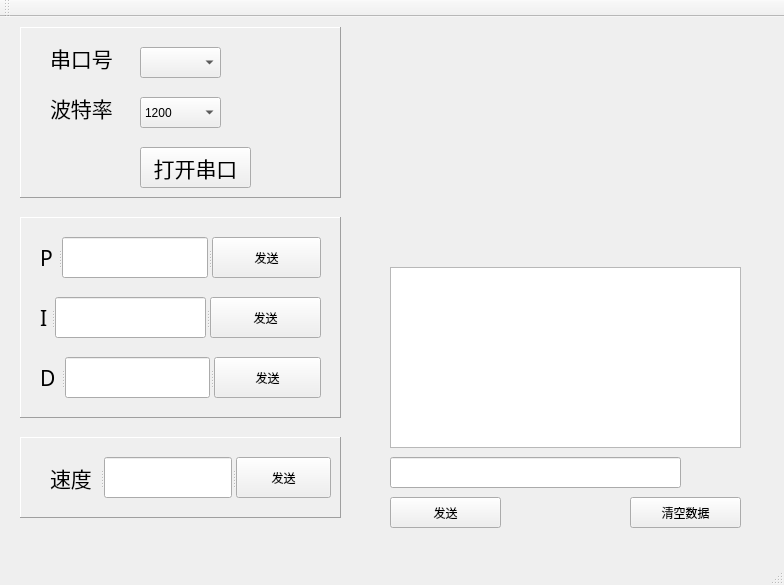
<?xml version="1.0" encoding="UTF-8"?>
<ui version="4.0">
 <class>MainWindow</class>
 <widget class="QMainWindow" name="MainWindow">
  <property name="geometry">
   <rect>
    <x>0</x>
    <y>0</y>
    <width>784</width>
    <height>585</height>
   </rect>
  </property>
  <property name="windowTitle">
   <string>MainWindow</string>
  </property>
  <widget class="QWidget" name="centralWidget">
   <widget class="QTextBrowser" name="dataShowTB">
    <property name="geometry">
     <rect>
      <x>390</x>
      <y>250</y>
      <width>351</width>
      <height>181</height>
     </rect>
    </property>
    <property name="cursor" stdset="0">
     <cursorShape>UpArrowCursor</cursorShape>
    </property>
   </widget>
   <widget class="QPushButton" name="clearBtn">
    <property name="geometry">
     <rect>
      <x>630</x>
      <y>480</y>
      <width>111</width>
      <height>31</height>
     </rect>
    </property>
    <property name="text">
     <string>清空数据</string>
    </property>
   </widget>
   <widget class="QLineEdit" name="sendLineEdit">
    <property name="geometry">
     <rect>
      <x>390</x>
      <y>440</y>
      <width>291</width>
      <height>31</height>
     </rect>
    </property>
   </widget>
   <widget class="QPushButton" name="sendBtn">
    <property name="geometry">
     <rect>
      <x>390</x>
      <y>480</y>
      <width>111</width>
      <height>31</height>
     </rect>
    </property>
    <property name="text">
     <string>发送</string>
    </property>
   </widget>
   <widget class="QFrame" name="frame">
    <property name="geometry">
     <rect>
      <x>20</x>
      <y>200</y>
      <width>321</width>
      <height>201</height>
     </rect>
    </property>
    <property name="frameShape">
     <enum>QFrame::Panel</enum>
    </property>
    <property name="frameShadow">
     <enum>QFrame::Raised</enum>
    </property>
    <widget class="QSplitter" name="splitter_2">
     <property name="geometry">
      <rect>
       <x>20</x>
       <y>80</y>
       <width>281</width>
       <height>41</height>
      </rect>
     </property>
     <property name="orientation">
      <enum>Qt::Horizontal</enum>
     </property>
     <widget class="QLabel" name="iLabel">
      <property name="font">
       <font>
        <family>AcadEref</family>
        <pointsize>16</pointsize>
       </font>
      </property>
      <property name="text">
       <string>I</string>
      </property>
     </widget>
     <widget class="QLineEdit" name="iLineEdit"/>
     <widget class="QPushButton" name="iBtn">
      <property name="text">
       <string>发送</string>
      </property>
     </widget>
    </widget>
    <widget class="QSplitter" name="splitter_3">
     <property name="geometry">
      <rect>
       <x>20</x>
       <y>140</y>
       <width>281</width>
       <height>41</height>
      </rect>
     </property>
     <property name="orientation">
      <enum>Qt::Horizontal</enum>
     </property>
     <widget class="QLabel" name="dLabel">
      <property name="font">
       <font>
        <family>AcadEref</family>
        <pointsize>16</pointsize>
       </font>
      </property>
      <property name="text">
       <string>D</string>
      </property>
     </widget>
     <widget class="QLineEdit" name="dLineEdit"/>
     <widget class="QPushButton" name="dBtn">
      <property name="text">
       <string>发送</string>
      </property>
     </widget>
    </widget>
    <widget class="QSplitter" name="splitter">
     <property name="geometry">
      <rect>
       <x>20</x>
       <y>20</y>
       <width>281</width>
       <height>41</height>
      </rect>
     </property>
     <property name="orientation">
      <enum>Qt::Horizontal</enum>
     </property>
     <widget class="QLabel" name="pLabel">
      <property name="font">
       <font>
        <family>AcadEref</family>
        <pointsize>16</pointsize>
       </font>
      </property>
      <property name="text">
       <string>P</string>
      </property>
     </widget>
     <widget class="QLineEdit" name="pLineEdit"/>
     <widget class="QPushButton" name="pBtn">
      <property name="text">
       <string>发送</string>
      </property>
     </widget>
    </widget>
   </widget>
   <widget class="QFrame" name="frame_2">
    <property name="geometry">
     <rect>
      <x>20</x>
      <y>10</y>
      <width>321</width>
      <height>171</height>
     </rect>
    </property>
    <property name="focusPolicy">
     <enum>Qt::TabFocus</enum>
    </property>
    <property name="frameShape">
     <enum>QFrame::Panel</enum>
    </property>
    <property name="frameShadow">
     <enum>QFrame::Raised</enum>
    </property>
    <widget class="QPushButton" name="openBtn">
     <property name="geometry">
      <rect>
       <x>120</x>
       <y>120</y>
       <width>111</width>
       <height>41</height>
      </rect>
     </property>
     <property name="font">
      <font>
       <family>AcadEref</family>
       <pointsize>16</pointsize>
      </font>
     </property>
     <property name="text">
      <string>打开串口</string>
     </property>
    </widget>
    <widget class="QComboBox" name="baudRateCbx">
     <property name="geometry">
      <rect>
       <x>120</x>
       <y>70</y>
       <width>81</width>
       <height>31</height>
      </rect>
     </property>
     <property name="currentText">
      <string>1200</string>
     </property>
     <item>
      <property name="text">
       <string>1200</string>
      </property>
     </item>
     <item>
      <property name="text">
       <string>2400</string>
      </property>
     </item>
     <item>
      <property name="text">
       <string>4800</string>
      </property>
     </item>
     <item>
      <property name="text">
       <string>9600</string>
      </property>
     </item>
     <item>
      <property name="text">
       <string>19200</string>
      </property>
     </item>
     <item>
      <property name="text">
       <string>38400</string>
      </property>
     </item>
     <item>
      <property name="text">
       <string>57600</string>
      </property>
     </item>
     <item>
      <property name="text">
       <string>115200</string>
      </property>
     </item>
    </widget>
    <widget class="QComboBox" name="serialPortCbx">
     <property name="geometry">
      <rect>
       <x>120</x>
       <y>20</y>
       <width>81</width>
       <height>31</height>
      </rect>
     </property>
    </widget>
    <widget class="QLabel" name="serialPortLabel">
     <property name="geometry">
      <rect>
       <x>30</x>
       <y>10</y>
       <width>71</width>
       <height>41</height>
      </rect>
     </property>
     <property name="font">
      <font>
       <family>AcadEref</family>
       <pointsize>16</pointsize>
      </font>
     </property>
     <property name="text">
      <string>串口号</string>
     </property>
    </widget>
    <widget class="QLabel" name="baudRateLabel">
     <property name="geometry">
      <rect>
       <x>30</x>
       <y>60</y>
       <width>71</width>
       <height>41</height>
      </rect>
     </property>
     <property name="font">
      <font>
       <family>AcadEref</family>
       <pointsize>16</pointsize>
      </font>
     </property>
     <property name="text">
      <string>波特率</string>
     </property>
    </widget>
   </widget>
   <widget class="QFrame" name="frame_3">
    <property name="geometry">
     <rect>
      <x>20</x>
      <y>420</y>
      <width>321</width>
      <height>81</height>
     </rect>
    </property>
    <property name="frameShape">
     <enum>QFrame::Panel</enum>
    </property>
    <property name="frameShadow">
     <enum>QFrame::Raised</enum>
    </property>
    <widget class="QSplitter" name="splitter_4">
     <property name="geometry">
      <rect>
       <x>30</x>
       <y>20</y>
       <width>281</width>
       <height>41</height>
      </rect>
     </property>
     <property name="orientation">
      <enum>Qt::Horizontal</enum>
     </property>
     <widget class="QLabel" name="speedLabel">
      <property name="font">
       <font>
        <family>微软雅黑</family>
        <pointsize>16</pointsize>
       </font>
      </property>
      <property name="text">
       <string>速度</string>
      </property>
     </widget>
     <widget class="QLineEdit" name="speedLiineEdit"/>
     <widget class="QPushButton" name="speedBtn">
      <property name="text">
       <string>发送</string>
      </property>
     </widget>
    </widget>
   </widget>
  </widget>
  <widget class="QMenuBar" name="menuBar">
   <property name="geometry">
    <rect>
     <x>0</x>
     <y>0</y>
     <width>784</width>
     <height>23</height>
    </rect>
   </property>
  </widget>
  <widget class="QToolBar" name="mainToolBar">
   <attribute name="toolBarArea">
    <enum>TopToolBarArea</enum>
   </attribute>
   <attribute name="toolBarBreak">
    <bool>false</bool>
   </attribute>
  </widget>
  <widget class="QStatusBar" name="statusBar"/>
 </widget>
 <layoutdefault spacing="6" margin="11"/>
 <resources/>
 <connections/>
</ui>
